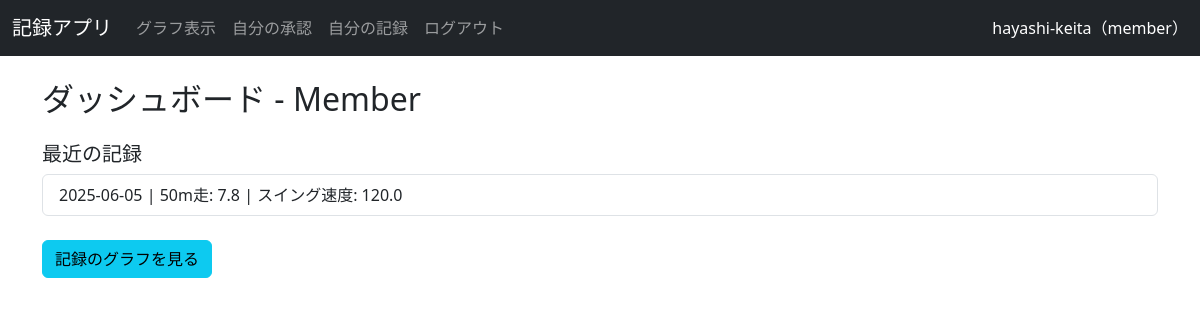
Page /dashboard (signed in) on the committed database.
### models.py (models this page shows)
class User(UserMixin, db.Model):
    id = db.Column(db.Integer, primary_key=True)  # 各ユーザーの一意のIDを付ける
    username = db.Column(db.String(150), unique=True, nullable=False)  # ユーザー名、重複を許さない、空も不可
    password = db.Column(db.String(150), nullable=True)  # パスワード、空は不可
    role = db.Column(db.String(50), default='member')
    grade = db.Column(db.String(10))
    records = db.relationship('Record', backref='user', lazy=True)

class Record(db.Model):
    id = db.Column(db.Integer, primary_key=True)
    user_id = db.Column(db.Integer, db.ForeignKey('user.id'), nullable=False)
    date = db.Column(db.Date, default=datetime.now)
    month = db.Column(db.String(10))
    grade = db.Column(db.String(10))
    name = db.Column(db.String(50))
    run_50m = db.Column(db.Float)
    base_running = db.Column(db.Float)
    long_throw = db.Column(db.Float)
    pitch_speed = db.Column(db.Float)
    hit_speed = db.Column(db.Float)
    swing_speed = db.Column(db.Float)
    bench_press = db.Column(db.Float)
    squat = db.Column(db.Float)
    member_approval = db.Column(db.Boolean, default=False)
    coach_approval = db.Column(db.Boolean, default=False)

### routes/dashboard.py (the view)
@dashboard.route('/dashboard')
@login_required
def show_dashboard():
    role = current_user.role
    context = {'role': role}
    if role == 'member':
        records = Record.query.filter_by(user_id=current_user.id).order_by(Record.date.desc()).all()
        context['records'] = records
    elif role == 'manager':
        context['register_link'] = True
    elif role == 'coach':
        pending = Record.query.filter_by(coach_approval=False).all()
        context['pending_record'] = pending
        context['pending_count'] = len(pending)
    elif role == 'admin':
        total = Record.query.count()
        approved = Record.query.filter_by(coach_approval=True).count()
        context['total_records'] = total
        context['approved_records'] = approved
        context['approval_rate'] = round(approved / total * 100, 1) if total > 0 else 0
    return render_template('dashboard.html', **context)

### app.py (called while the page is built)
@LoginManager.user_loader  # Flask-Loginが「今ログインしている人」を取得する方法を定義
def load_user(user_id):
    return User.query.get(int(user_id))  # データベースから user_id に一致するユーザーを探して返す

### templates/dashboard.html (shortened to what this page needs)
{% extends "layout.html" %}
{% block content %}
  <h2 class="mb-4">ダッシュボード - {{ role|capitalize }}</h2>
  {% if role == 'member' %}
    <h5>最近の記録</h5>
    <ul class="list-group mb-4">
      {% for r in records %}
        <li class="list-group-item">
          {{ r.date }} | 50m走: {{ r.run_50m }} | スイング速度: {{ r.swing_speed }}
        </li>
      {% endfor %}
    </ul>
    <a href="{{ url_for('dashboard.my_graph') }}" class="btn btn-info">記録のグラフを見る</a>
  {% elif role == 'manager' %}
    <a href="{{ url_for('record.register_record') }}" class="btn btn-success mb-3">記録を登録する</a>
  {% elif role == 'admin' %}
    <h5>記録の承認状況</h5>
    <p>全体記録数: {{ total_records }}</p>
    <p>承認済み: {{ approved_records }}</p>
    <p>承認率: {{ approval_rate }}%</p>
  {% endif %}
{% endblock %}

### templates/layout.html (shortened to what this page needs)
<!DOCTYPE html>
<html lang="ja">
<head>
  <link href="https://cdn.jsdelivr.net/npm/bootstrap@5.3.0/dist/css/bootstrap.min.css" rel="stylesheet">
</head>
<body>
  <nav class="navbar navbar-expand-lg navbar-dark bg-dark">
    <div class="container-fluid">
      <a class="navbar-brand" href="{{ url_for('index') }}">記録アプリ</a>
      <div class="collapse navbar-collapse" id="navbarNav">
        <ul class="navbar-nav me-auto">
          {% if current_user.is_authenticated %}
            <li class="nav-item">
              <a class="nav-link" href="{{ url_for('dashboard.my_graph', user_id=current_user.id, field='run_50m') }}">
                グラフ表示
              </a>
            </li>
            {% if current_user.role == 'member' %}
              <li class="nav-item">
                <a class="nav-link" href="{{ url_for('record.my_approvals') }}">自分の承認</a>
              </li>
              <li class="nav-item">
                <a class="nav-link" href="{{ url_for('record.view_records') }}">自分の記録</a>
              </li>
            {% endif %}
            <li class="nav-item">
              <a class="nav-link" href="{{ url_for('auth.logout') }}">ログアウト</a>
            </li>
          {% endif %}
        </ul>
        {% if current_user.is_authenticated %}
          <span class="navbar-text text-white">
            {{ current_user.username }}（{{ current_user.role }}）
          </span>
        {% endif %}
      </div>
    </div>
  </nav>
  <div class="container mt-4">
    {% block content %}{% endblock %}
  </div>
</body>
</html>

### rows in the picture
User: username "hayashi-keita", role "member", role "Member"
Record: date "2025-06-05", run_50m "7.8", swing_speed "120.0"
